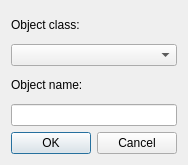
<?xml version="1.0" encoding="UTF-8"?>
<ui version="4.0">
 <class>ProblemsObjectDialog</class>
 <widget class="QDialog" name="ProblemsObjectDialog">
  <property name="geometry">
   <rect>
    <x>0</x>
    <y>0</y>
    <width>184</width>
    <height>165</height>
   </rect>
  </property>
  <property name="focusPolicy">
   <enum>Qt::TabFocus</enum>
  </property>
  <property name="windowTitle">
   <string>Dialog</string>
  </property>
  <layout class="QGridLayout" name="gridLayout">
   <item row="0" column="0">
    <widget class="QLabel" name="label">
     <property name="text">
      <string>Object class:</string>
     </property>
    </widget>
   </item>
   <item row="1" column="0">
    <widget class="QComboBox" name="classComboBox"/>
   </item>
   <item row="2" column="0">
    <widget class="QLabel" name="label_2">
     <property name="text">
      <string>Object name:</string>
     </property>
    </widget>
   </item>
   <item row="3" column="0">
    <widget class="QLineEdit" name="name"/>
   </item>
   <item row="4" column="0">
    <widget class="QDialogButtonBox" name="buttonBox">
     <property name="orientation">
      <enum>Qt::Horizontal</enum>
     </property>
     <property name="standardButtons">
      <set>QDialogButtonBox::Cancel|QDialogButtonBox::Ok</set>
     </property>
    </widget>
   </item>
  </layout>
 </widget>
 <resources/>
 <connections>
  <connection>
   <sender>buttonBox</sender>
   <signal>accepted()</signal>
   <receiver>ProblemsObjectDialog</receiver>
   <slot>accept()</slot>
   <hints>
    <hint type="sourcelabel">
     <x>248</x>
     <y>254</y>
    </hint>
    <hint type="destinationlabel">
     <x>157</x>
     <y>274</y>
    </hint>
   </hints>
  </connection>
  <connection>
   <sender>buttonBox</sender>
   <signal>rejected()</signal>
   <receiver>ProblemsObjectDialog</receiver>
   <slot>reject()</slot>
   <hints>
    <hint type="sourcelabel">
     <x>316</x>
     <y>260</y>
    </hint>
    <hint type="destinationlabel">
     <x>286</x>
     <y>274</y>
    </hint>
   </hints>
  </connection>
 </connections>
</ui>
